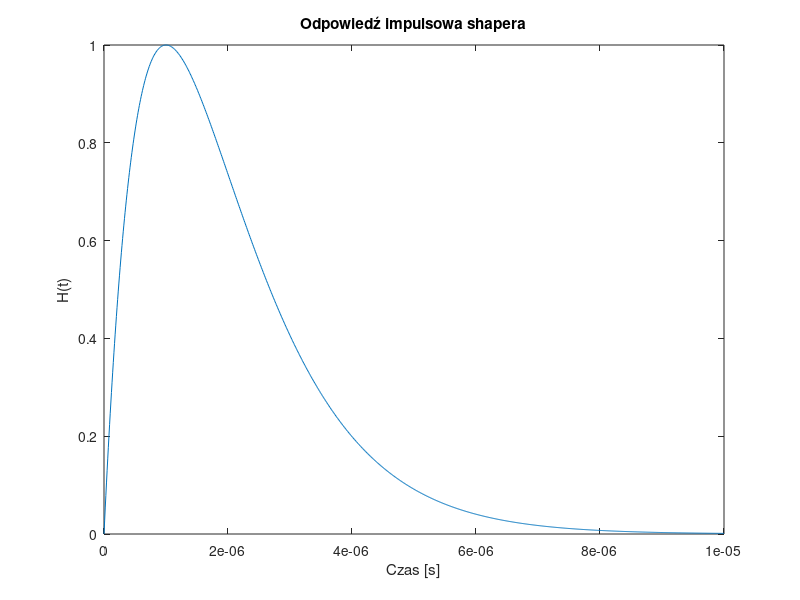
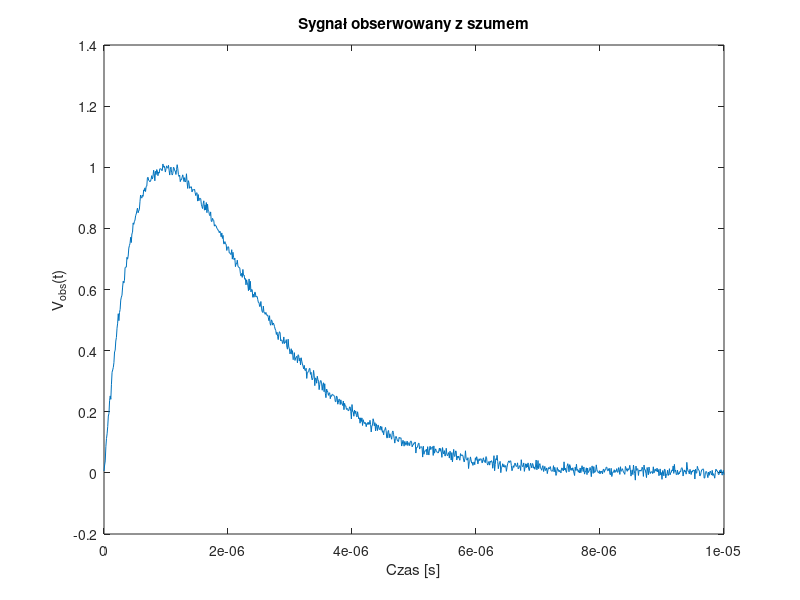
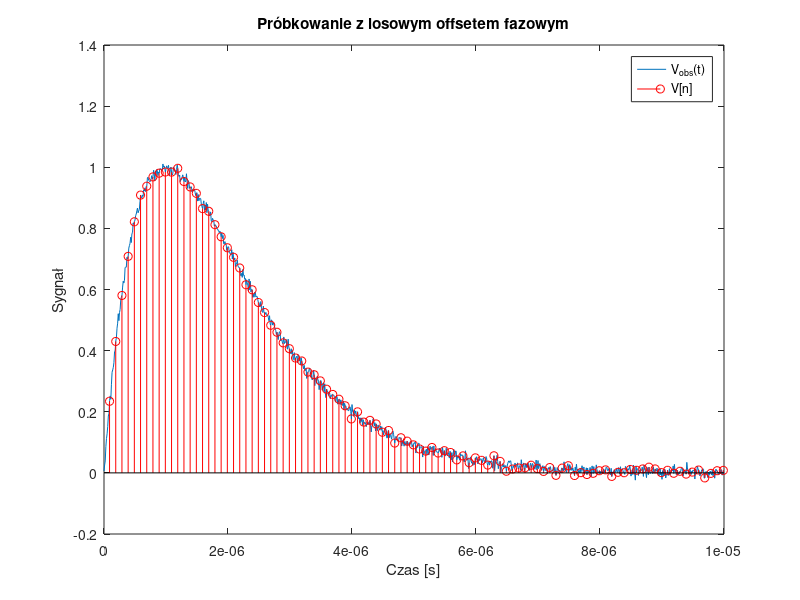
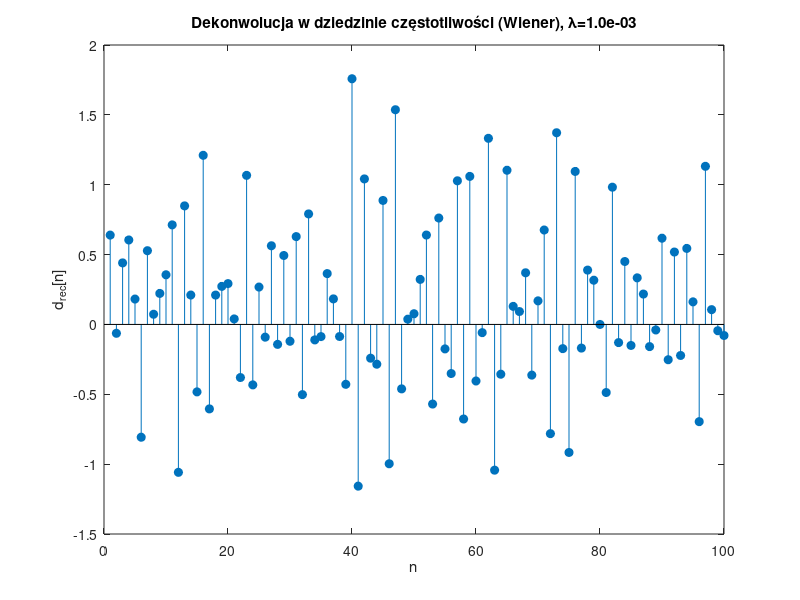

The MATLAB script that drew these images, in order:
% Parametry modelu
A = 1;         % amplituda
tau = 1e-6;    % stała czasowa [s]
n = 1;         % rząd shapera

% Oś czasu
t_max = 10 * tau;
dt = 1e-8;
t = 0:dt:t_max;

% --- Odpowiedź impulsowa shapera ---
H = (t/tau).^n .* exp(-t/tau);
H = H / max(H);

figure; plot(t, H); xlabel('Czas [s]'); ylabel('H(t)'); title('Odpowiedź impulsowa shapera');

% --- Sygnał na wyjściu toru (bez delty i splotu!) ---
Vobs = A * H;

% --- Szum ---
noise_amp = 0.01;
Vobs_noisy = Vobs + noise_amp * randn(size(Vobs));

figure; plot(t, Vobs_noisy);
xlabel('Czas [s]'); ylabel('V_{obs}(t)'); title('Sygnał obserwowany z szumem');

% --- Próbkowanie ADC z losowym offsetem ---
fs = 10e6; Ts = 1/fs;
t0 = rand * Ts;              
ts = t0:Ts:t_max;

V_samples  = interp1(t, Vobs_noisy, ts, 'pchip', 0);   % próbki zaszumione
V_samples0 = interp1(t, A*H       , ts, 'pchip', 0);   % próbki „idealne" (do kalibracji)

figure; plot(t, Vobs_noisy); hold on;
stem(ts, V_samples, 'r');
xlabel('Czas [s]'); ylabel('Sygnał');
title('Próbkowanie z losowym offsetem fazowym');
legend('V_{obs}(t)', 'V[n]');

% --- Filtr odwrotny projektowany na SIATCE ADC ---
% h[n] = H(t) przepisane na chwile wielokrotności Ts (bez offsetu t0!)
ts0  = 0:Ts:t_max;
h_adc = interp1(t, H, ts0, 'pchip', 0);

% Długości i FFT
N  = numel(V_samples);
Lh = numel(h_adc);
M  = 2^nextpow2(N + Lh - 1);

H_d = fft(h_adc, M);
lambda = 1e-4;                               % regularyzacja (dostosuj do SNR)
G     = conj(H_d) ./ (abs(H_d).^2 + lambda); % filtr Wiener/Tikhonov

% Ujednolicenie kształtów wektorów (rzędy)
V_samples  = V_samples(:).';
V_samples0 = V_samples0(:).';
h_adc      = h_adc(:).';

% Długości i FFT
N  = numel(V_samples);
Lh = numel(h_adc);
M  = 2^nextpow2(N + Lh - 1);      % bezpieczne zero-padding

H_d = fft(h_adc, M);

% Filtr odwrotny Wiener/Tikhonov
lambda = 1e-3;                    % spróbuj 1e-3 .. 1e-2 przy większym szumie
G = conj(H_d) ./ (abs(H_d).^2 + lambda);

% Dekonwolucja przez mnożenie w czestotliwości (z paddingiem)
Xn = fft([V_samples,  zeros(1, M-N)]);
X0 = fft([V_samples0, zeros(1, M-N)]);

Y  = Xn .* G;
Y0 = X0 .* G;

V_rec  = real(ifft(Y));   V_rec  = V_rec(1:N);     % wynik dla danych zaszumionych
V_rec0 = real(ifft(Y0));  V_rec0 = V_rec0(1:N);    % tor "idealny" do kalibracji

[amp_est, k] = max(V_rec);
if k>1 && k<length(V_rec)
    y1=V_rec(k-1); y2=V_rec(k); y3=V_rec(k+1);
    denom = (y1 - 2*y2 + y3);
    if abs(denom)>eps
        d = 0.5*(y1 - y3)/denom;                    % przesunięcie sub-próbkowe
        amp_est = y2 - 0.25*(y1 - y3)*d;            % amplituda w wierzchołku
    else
        d = 0;
    end
else
    d = 0;
end
t_est = ts(k) + d*Ts;

fprintf('A=%.3f, A_hat=%.3f, błąd = %.2f %% , t_hat = %.3f us\n', ...
        A, amp_est, 100*(amp_est/A-1), t_est*1e6);

% Kalibracja skali + korekcja baseline'u
scale = A / max(V_rec0);
V_rec = scale * V_rec;
bwin  = max(1, N-20):N;           % kilka ostatnich próbek – baseline
V_rec = V_rec - median(V_rec(bwin));

% Estymacja amplitudy z poprawką paraboliczną + czas
[amp_est, k] = max(V_rec);
if k>1 && k<length(V_rec)
    y1=V_rec(k-1); y2=V_rec(k); y3=V_rec(k+1);
    denom = (y1 - 2*y2 + y3);
    if abs(denom)>eps
        d = 0.5*(y1 - y3)/denom;                 % przesunięcie sub-próbkowe
        amp_est = y2 - 0.25*(y1 - y3)*d;         % wartość w wierzchołku
    else
        d = 0;
    end
else
    d = 0;
end
t_est = ts(k) + d*Ts;

% Wykres
figure; stem(V_rec,'filled');
xlabel('n'); ylabel('d_{rec}[n]');
title(sprintf('Dekonwolucja w dziedzinie częstotliwości (Wiener), \\lambda=%.1e', lambda));

fprintf('Oszacowana amplituda: %.4f (A=%.4f), t_est=%.3f us\n', amp_est, A, t_est*1e6);

figure;
f = (0:M-1)/M * fs;
semilogx(f, 20*log10(abs(H_d)+1e-12), 'LineWidth',1.2); hold on;
semilogx(f, 20*log10(abs(G)+1e-12),   'LineWidth',1.2);
semilogx(f, 20*log10(abs(H_d.*G)+1e-12), 'LineWidth',1.2);
grid on; xlabel('f [Hz]'); ylabel('amplituda [dB]');
legend('|H|','|G|','|H\cdot G| \approx 1'); 
title(sprintf('Charakterystyki: shaper i filtr odwrotny (\\lambda=%.1e)', lambda));

lams = logspace(-4,-1,20);
abs_err = zeros(size(lams));
for i = 1:numel(lams)
    Gi = conj(H_d) ./ (abs(H_d).^2 + lams(i));
    V0i = real(ifft( fft([V_samples0 zeros(1,M-N)]).*Gi )); V0i = V0i(1:N);
    Vi  = real(ifft( fft([V_samples  zeros(1,M-N)]).*Gi )); Vi  = Vi(1:N);
    Vi  = (A/max(V0i)) * Vi;
    Vi  = Vi - median(Vi(max(1,N-20):N));
    [Ai, k] = max(Vi);
    if k>1 && k<length(Vi)
        y1=Vi(k-1); y2=Vi(k); y3=Vi(k+1);
        denom = (y1 - 2*y2 + y3); 
        if abs(denom)>eps
            d = 0.5*(y1 - y3)/denom; 
            Ai = y2 - 0.25*(y1 - y3)*d;
        end
    end
    abs_err(i) = abs(Ai - A);
end
[~,idx] = min(abs_err);
fprintf('Optymalna lambda (single shot): %.3e\n', lams(idx));
figure; loglog(lams, abs_err, '-o'); grid on;
xlabel('\lambda'); ylabel('|A_{hat}-A|'); title('Dobór regularyzacji');
